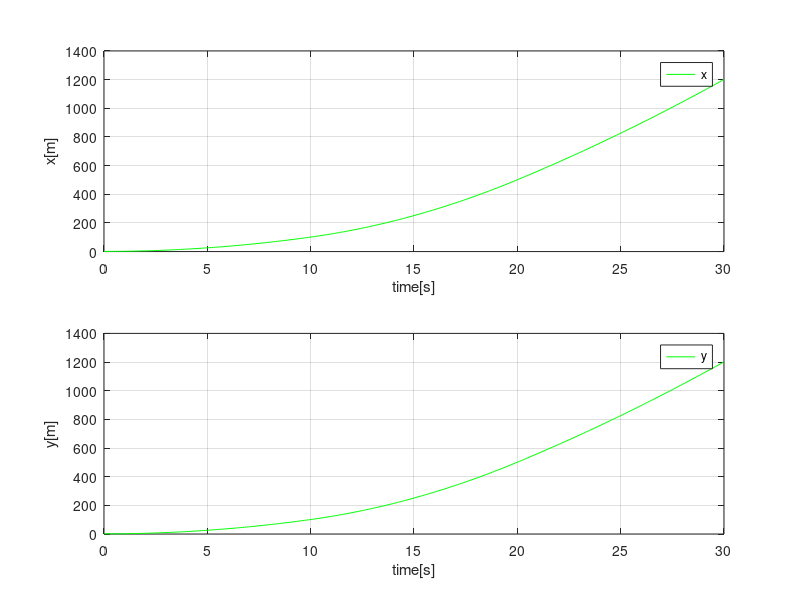
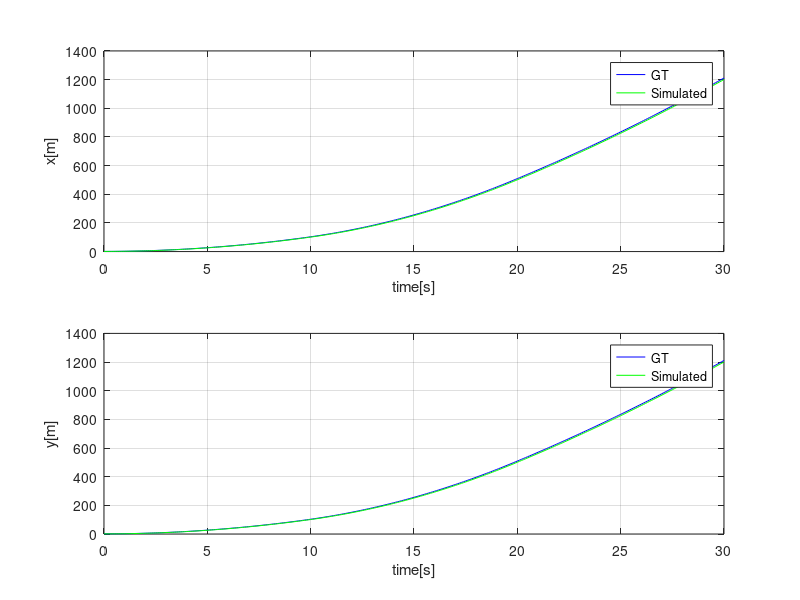

Here is the MATLAB script that generated these plots, in order:
%% Linear System - Modeling and Simulation
% 
%% Time-invariant Discrete-time Linear System
% 
% 
% 
%% 
% * *X: State*
% * *F: System matrix*
% * *u: Input*
% * *G: Control matrix*
% * *Y: Measurement*
% * *H: Measurement matrix*
%% *Linear Model – Constant Acceleration (CA)*
% *problem discription*
% The simulation targets are a *dynamic state vector (position, velocity)* of 
% a vehicle on two-dimension space (X and Y).
% 
% The *range sensor* located at origin, which can measure *the position of a 
% vehicle*. 
% 
% 
% Motion model - Constant Acceleration (CA)
% A discrete vehicle motion model with acceleration inputs can be represented 
% as follow:
% 
% 
%% 
% * x_t , y_t : vehicle's X and Y *position* at t
% * v_x_t, v_y_t : vehicle's X and Y *velocity* at t
% * a_x_t, a_y_t: vehicle's X and Y *acceleration* *input* at t
% * dT: *sampling time*
% *State Space Euation*
% System time propagation
% 

clear; close all;
% Load data for linear system practice
load('linear_system_mat_file.mat');


% To Do 
    % fill the matrix 

F =[1 0 delta_t 0 ;...
    0 1 0 delta_t ;...
    0 0 1 0 ;
    0 0 0 1 ];

G = [delta_t^2/2 0; ...
     0 delta_t^2/2; ...
     delta_t 0; ...
     0 delta_t];
% Output
% 

H = [1 0 0 0;...
     0 1 0 0];
% Simulation - CA, Linear model
% Initial condition
%% 
% * ∆t: 0.1 second
% * initial velocity vx = 0.0 m/s, vy = 0.0 m/s
% * initial positoin x = 1 m, y = 1 m
% * simulation time: 0 to 30 seconds
% * 
% Input generation
% 
% 
% Input
% 
% 
% 
% Target (Grount Truth, GT) state
% 
% 
% *Simulate the state and measurement during 0 to 30 seconds,*

STATE_ORDER = 4; % [position x, position y, velocity x, velocity y]
OUTPUT_ORDER = 2; % [position x, position y]

state = zeros([STATE_ORDER, total_process_steps]);
output = zeros([OUTPUT_ORDER, total_process_steps]);

isFirstStep = true;

for idx=1:total_process_steps
    if isFirstStep == true
        % To do 
            % fill the initial state
        state(:,idx) = [position(1,idx); position(2,idx); velocity(1,idx); velocity(2,idx)];
        
        isFirstStep = false;
    else
        % To do 
            % fill the state using F, G and input matrix
        state(:,idx) = F*state(:,idx-1)+G*acceleration(:,idx-1);
    end
    % To do 
        % fill the state using state and H matrix
    output(:,idx) = H*state(:,idx);
end

%% Visualize Result

figure('Name','Constant Acceleration Model - Simulated Position','Position',[100,100,840,630]);

hold on; 

subplot(2,1,1)
plot(time, output(1,:), 'g');
legend('x'); 
xlabel('time[s]'); ylabel('x[m]'); grid on;

subplot(2,1,2)
plot(time, output(2,:), 'g');
legend('y');
xlabel('time[s]'); ylabel('y[m]'); grid on;

hold off

figure('Name','Comapre True Position - Simulated Position','Position',[100,100,840,630]);

hold on; 

subplot(2,1,1)
plot(time, position(1,:), 'b', time, output(1,:), 'g');
legend('GT', 'Simulated'); 
xlabel('time[s]'); ylabel('x[m]'); grid on;

subplot(2,1,2)
plot(time, position(2,:), 'b', time, output(2,:), 'g');
legend('GT', 'Simulated');
xlabel('time[s]'); ylabel('y[m]'); grid on;

hold off